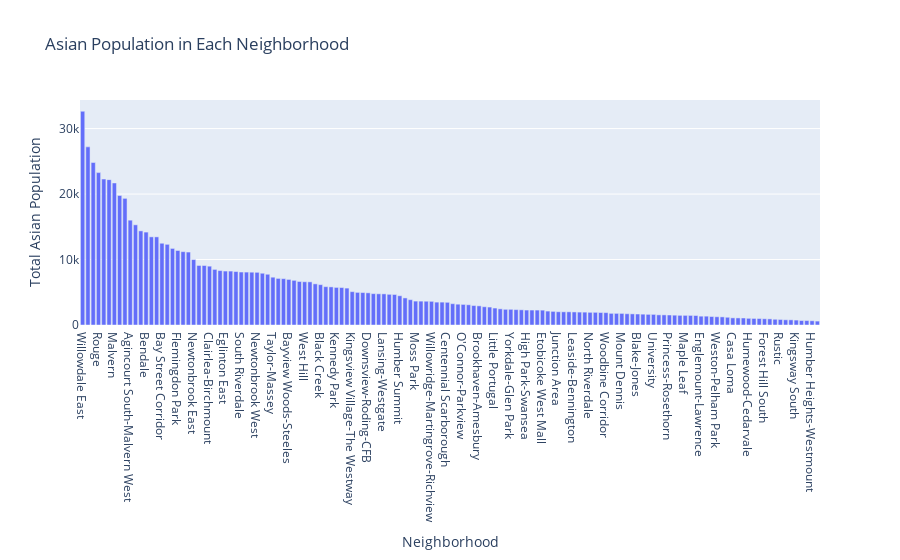

Write notebook code for a chart like this one.
### Code cell
px.bar(data_frame=asian_population,x='Neighborhood',y='Total Asian Population',height=1000,title='Asian Population in Each Neighborhood').update_xaxes(categoryorder='total descending')

### Figure 1 — Plotly figure (JSON) as saved in the notebook; plotly's stock layout.template omitted (floating-point values rounded to 4 significant figures; data arrays with more than 128 entries replaced by an {"elided": "..."} marker saying what was removed)
{"data": [{"alignmentgroup": "True", "hovertemplate": "Neighborhood=%{x}<br>Total Asian Population=%{y}<extra></extra>", "legendgroup": "", "marker": {"color": "#636efa"}, "name": "", "offsetgroup": "", "orientation": "v", "showlegend": false, "textposition": "auto", "type": "bar", "x": {"elided": "140 str values"}, "xaxis": "x", "y": {"elided": "140 int values"}, "yaxis": "y"}], "layout": {"autosize": true, "barmode": "relative", "legend": {"tracegroupgap": 0}, "title": {"text": "Asian Population in Each Neighborhood"}, "xaxis": {"anchor": "y", "autorange": true, "categoryorder": "total descending", "domain": [0, 1], "range": [-0.5, 139.5], "title": {"text": "Neighborhood"}, "type": "category"}, "yaxis": {"anchor": "x", "autorange": true, "domain": [0, 1], "range": [0, 34360.0], "title": {"text": "Total Asian Population"}, "type": "linear"}}}
